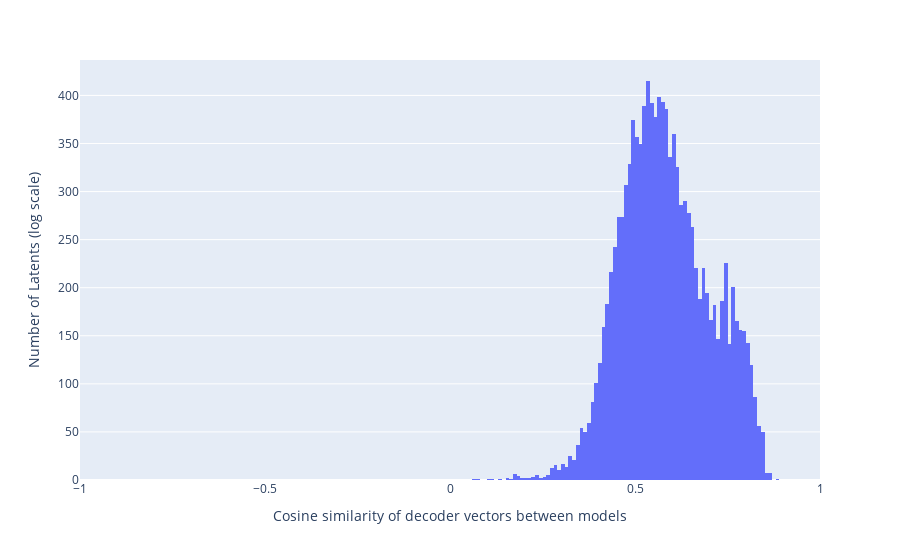

This figure's notebook cell:
### Code cell
# Now let's check the cosine similarity of the "shared" decoder vectors between both models:

shared_latent_mask = (relative_norms < 0.7) & (relative_norms > 0.3)
shared_latent_mask.shape

cosine_sims = (cross_coder.W_dec[:, 0, :] * cross_coder.W_dec[:, 1, :]).sum(dim=-1) / (cross_coder.W_dec[:, 0, :].norm(dim=-1) * cross_coder.W_dec[:, 1, :].norm(dim=-1))
cosine_sims.shape

fig = px.histogram(
    cosine_sims[shared_latent_mask].to(torch.float32).detach().cpu().numpy(),
    #title="Cosine similarity of decoder vectors between models",
    log_y=False,  # Sets the y-axis to log scale
    range_x=[-1, 1],  # Sets the x-axis range from -1 to 1
    nbins=100,  # Adjust this value to change the number of bins
    labels={"value": "Cosine similarity of decoder vectors between models"}
)

fig.update_layout(showlegend=False)
fig.update_yaxes(title_text="Number of Latents (log scale)")

fig.show()

### Figure 1 — Plotly figure (JSON) as saved in the notebook; plotly's stock layout.template omitted (floating-point values rounded to 4 significant figures; data arrays with more than 128 entries replaced by an {"elided": "..."} marker saying what was removed)
{"data": [{"bingroup": "x", "hovertemplate": "variable=0<br>Cosine similarity of decoder vectors between models=%{x}<br>count=%{y}<extra></extra>", "legendgroup": "0", "marker": {"color": "#636efa", "pattern": {"shape": ""}}, "name": "0", "nbinsx": 100, "orientation": "v", "showlegend": true, "type": "histogram", "x": {"elided": "11633 float values"}, "xaxis": "x", "yaxis": "y"}], "layout": {"barmode": "relative", "legend": {"title": {"text": "variable"}, "tracegroupgap": 0}, "margin": {"t": 60}, "showlegend": false, "xaxis": {"anchor": "y", "domain": [0, 1], "range": [-1, 1], "title": {"text": "Cosine similarity of decoder vectors between models"}}, "yaxis": {"anchor": "x", "domain": [0, 1], "title": {"text": "Number of Latents (log scale)"}}}}
